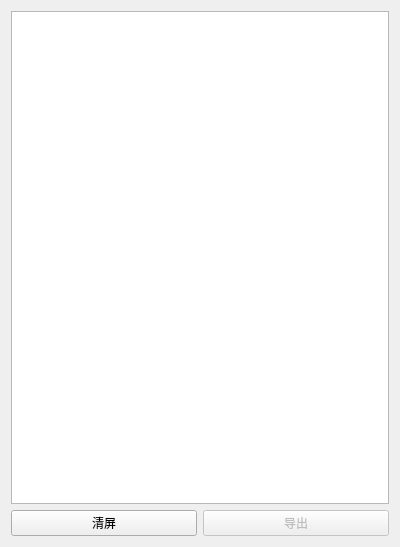
<?xml version="1.0" encoding="UTF-8"?>
<ui version="4.0">
 <class>KeyBoardMnt</class>
 <widget class="QWidget" name="KeyBoardMnt">
  <property name="geometry">
   <rect>
    <x>0</x>
    <y>0</y>
    <width>400</width>
    <height>547</height>
   </rect>
  </property>
  <property name="windowTitle">
   <string>键盘监控</string>
  </property>
  <layout class="QVBoxLayout" name="verticalLayout_2">
   <item>
    <layout class="QVBoxLayout" name="verticalLayout">
     <item>
      <widget class="QTextEdit" name="textEdit">
       <property name="readOnly">
        <bool>true</bool>
       </property>
      </widget>
     </item>
     <item>
      <layout class="QHBoxLayout" name="horizontalLayout">
       <item>
        <widget class="QPushButton" name="pushButton">
         <property name="text">
          <string>清屏</string>
         </property>
        </widget>
       </item>
       <item>
        <widget class="QPushButton" name="pushButton_2">
         <property name="enabled">
          <bool>false</bool>
         </property>
         <property name="focusPolicy">
          <enum>Qt::StrongFocus</enum>
         </property>
         <property name="toolTipDuration">
          <number>-1</number>
         </property>
         <property name="text">
          <string>导出</string>
         </property>
        </widget>
       </item>
      </layout>
     </item>
    </layout>
   </item>
  </layout>
 </widget>
 <resources/>
 <connections/>
</ui>
